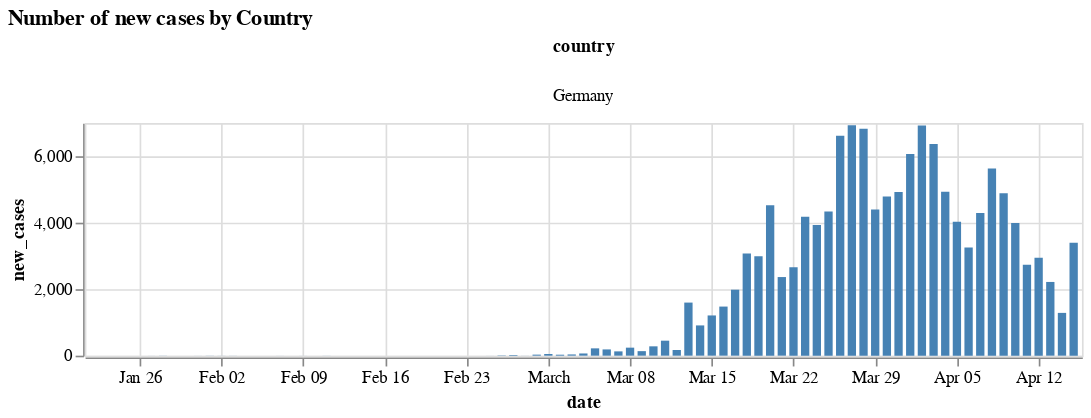

The notebook cell this image was saved under:
### Code cell
#for curr_country in lockdowns:
curr_country = 'Germany'
alt.Chart(new_cases_melted_df.loc[new_cases_melted_df['country'] == curr_country]).mark_bar().encode(
    x='date:T',
    y='new_cases:Q',
     #color='country:N',
    column='country:N',
    color=alt.condition(
            alt.datum.Year == '2020',  # If the year is 1810 this test returns True,
    alt.value('orange'),     # which sets the bar orange.
    alt.value('steelblue')   # And if it's not true it sets the bar steelblue.
    )
).properties(
title='Number of new cases by Country',
width=250,
height=140

).properties(width=600)

### Figure 1 — Vega-Lite specification as saved in the notebook (floating-point values rounded to 4 significant figures)
{"$schema": "https://vega.github.io/schema/vega-lite/v3.4.0.json", "config": {"mark": {"tooltip": null}, "view": {"height": 300, "width": 400}}, "data": {"name": "data-76c7f62fbee595b333662a07b8f95dc4"}, "datasets": {"data-76c7f62fbee595b333662a07b8f95dc4": [{"country": "Germany", "date": "1/22/20", "new_cases": 0}, {"country": "Germany", "date": "1/23/20", "new_cases": 0}, {"country": "Germany", "date": "1/24/20", "new_cases": 0}, {"country": "Germany", "date": "1/25/20", "new_cases": 0}, {"country": "Germany", "date": "1/26/20", "new_cases": 0}, {"country": "Germany", "date": "1/27/20", "new_cases": 1}, {"country": "Germany", "date": "1/28/20", "new_cases": 3}, {"country": "Germany", "date": "1/29/20", "new_cases": 0}, {"country": "Germany", "date": "1/30/20", "new_cases": 0}, {"country": "Germany", "date": "1/31/20", "new_cases": 1}, {"country": "Germany", "date": "2/1/20", "new_cases": 3}, {"country": "Germany", "date": "2/2/20", "new_cases": 2}, {"country": "Germany", "date": "2/3/20", "new_cases": 2}, {"country": "Germany", "date": "2/4/20", "new_cases": 0}, {"country": "Germany", "date": "2/5/20", "new_cases": 0}, {"country": "Germany", "date": "2/6/20", "new_cases": 0}, {"country": "Germany", "date": "2/7/20", "new_cases": 1}, {"country": "Germany", "date": "2/8/20", "new_cases": 0}, {"country": "Germany", "date": "2/9/20", "new_cases": 1}, {"country": "Germany", "date": "2/10/20", "new_cases": 0}, {"country": "Germany", "date": "2/11/20", "new_cases": 2}, {"country": "Germany", "date": "2/12/20", "new_cases": 0}, {"country": "Germany", "date": "2/13/20", "new_cases": 0}, {"country": "Germany", "date": "2/14/20", "new_cases": 0}, {"country": "Germany", "date": "2/15/20", "new_cases": 0}, {"country": "Germany", "date": "2/16/20", "new_cases": 0}, {"country": "Germany", "date": "2/17/20", "new_cases": 0}, {"country": "Germany", "date": "2/18/20", "new_cases": 0}, {"country": "Germany", "date": "2/19/20", "new_cases": 0}, {"country": "Germany", "date": "2/20/20", "new_cases": 0}, {"country": "Germany", "date": "2/21/20", "new_cases": 0}, {"country": "Germany", "date": "2/22/20", "new_cases": 0}, {"country": "Germany", "date": "2/23/20", "new_cases": 0}, {"country": "Germany", "date": "2/24/20", "new_cases": 0}, {"country": "Germany", "date": "2/25/20", "new_cases": 1}, {"country": "Germany", "date": "2/26/20", "new_cases": 10}, {"country": "Germany", "date": "2/27/20", "new_cases": 19}, {"country": "Germany", "date": "2/28/20", "new_cases": 2}, {"country": "Germany", "date": "2/29/20", "new_cases": 31}, {"country": "Germany", "date": "3/1/20", "new_cases": 51}, {"country": "Germany", "date": "3/2/20", "new_cases": 29}, {"country": "Germany", "date": "3/3/20", "new_cases": 37}, {"country": "Germany", "date": "3/4/20", "new_cases": 66}, {"country": "Germany", "date": "3/5/20", "new_cases": 220}, {"country": "Germany", "date": "3/6/20", "new_cases": 188}, {"country": "Germany", "date": "3/7/20", "new_cases": 129}, {"country": "Germany", "date": "3/8/20", "new_cases": 241}, {"country": "Germany", "date": "3/9/20", "new_cases": 136}, {"country": "Germany", "date": "3/10/20", "new_cases": 281}, {"country": "Germany", "date": "3/11/20", "new_cases": 451}, {"country": "Germany", "date": "3/12/20", "new_cases": 170}, {"country": "Germany", "date": "3/13/20", "new_cases": 1597}, {"country": "Germany", "date": "3/14/20", "new_cases": 910}, {"country": "Germany", "date": "3/15/20", "new_cases": 1210}, {"country": "Germany", "date": "3/16/20", "new_cases": 1477}, {"country": "Germany", "date": "3/17/20", "new_cases": 1985}, {"country": "Germany", "date": "3/18/20", "new_cases": 3070}, {"country": "Germany", "date": "3/19/20", "new_cases": 2993}, {"country": "Germany", "date": "3/20/20", "new_cases": 4528}, {"country": "Germany", "date": "3/21/20", "new_cases": 2365}, {"country": "Germany", "date": "3/22/20", "new_cases": 2660}, {"country": "Germany", "date": "3/23/20", "new_cases": 4183}, {"country": "Germany", "date": "3/24/20", "new_cases": 3930}, {"country": "Germany", "date": "3/25/20", "new_cases": 4337}, {"country": "Germany", "date": "3/26/20", "new_cases": 6615}, {"country": "Germany", "date": "3/27/20", "new_cases": 6933}, {"country": "Germany", "date": "3/28/20", "new_cases": 6824}, {"country": "Germany", "date": "3/29/20", "new_cases": 4400}, {"country": "Germany", "date": "3/30/20", "new_cases": 4790}, {"country": "Germany", "date": "3/31/20", "new_cases": 4923}, {"country": "Germany", "date": "4/1/20", "new_cases": 6064}, {"country": "Germany", "date": "4/2/20", "new_cases": 6922}, {"country": "Germany", "date": "4/3/20", "new_cases": 6365}, {"country": "Germany", "date": "4/4/20", "new_cases": 4933}, {"country": "Germany", "date": "4/5/20", "new_cases": 4031}, {"country": "Germany", "date": "4/6/20", "new_cases": 3251}, {"country": "Germany", "date": "4/7/20", "new_cases": 4289}, {"country": "Germany", "date": "4/8/20", "new_cases": 5633}, {"country": "Germany", "date": "4/9/20", "new_cases": 4885}, {"country": "Germany", "date": "4/10/20", "new_cases": 3990}, {"country": "Germany", "date": "4/11/20", "new_cases": 2737}, {"country": "Germany", "date": "4/12/20", "new_cases": 2946}, {"country": "Germany", "date": "4/13/20", "new_cases": 2218}, {"country": "Germany", "date": "4/14/20", "new_cases": 1287}, {"country": "Germany", "date": "4/15/20", "new_cases": 3394}]}, "encoding": {"color": {"condition": {"test": "(datum.Year === '2020')", "value": "orange"}, "value": "steelblue"}, "column": {"field": "country", "type": "nominal"}, "x": {"field": "date", "type": "temporal"}, "y": {"field": "new_cases", "type": "quantitative"}}, "height": 140, "mark": "bar", "title": "Number of new cases by Country", "width": 600}
